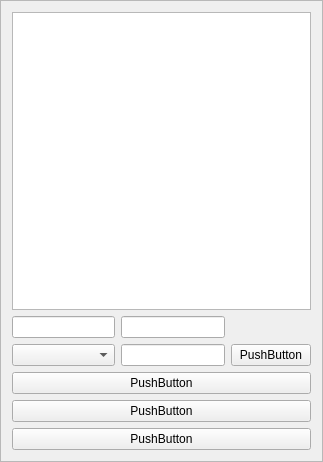
<?xml version="1.0" encoding="UTF-8"?>
<ui version="4.0">
 <class>entry_frame</class>
 <widget class="QFrame" name="entry_frame">
  <property name="geometry">
   <rect>
    <x>0</x>
    <y>0</y>
    <width>323</width>
    <height>462</height>
   </rect>
  </property>
  <property name="windowTitle">
   <string>Frame</string>
  </property>
  <property name="frameShape">
   <enum>QFrame::StyledPanel</enum>
  </property>
  <property name="frameShadow">
   <enum>QFrame::Raised</enum>
  </property>
  <layout class="QGridLayout" name="gridLayout">
   <item row="2" column="2">
    <widget class="QPushButton" name="browse_button">
     <property name="text">
      <string>PushButton</string>
     </property>
    </widget>
   </item>
   <item row="4" column="0" colspan="3">
    <widget class="QPushButton" name="load_button">
     <property name="text">
      <string>PushButton</string>
     </property>
    </widget>
   </item>
   <item row="2" column="1">
    <widget class="QLineEdit" name="value_entry"/>
   </item>
   <item row="2" column="0">
    <widget class="QComboBox" name="type_selector"/>
   </item>
   <item row="6" column="0" colspan="3">
    <widget class="QPushButton" name="finish_button">
     <property name="text">
      <string>PushButton</string>
     </property>
    </widget>
   </item>
   <item row="5" column="0" colspan="3">
    <widget class="QPushButton" name="remove_button">
     <property name="text">
      <string>PushButton</string>
     </property>
    </widget>
   </item>
   <item row="0" column="0" colspan="3">
    <widget class="QTreeView" name="list_view"/>
   </item>
   <item row="1" column="0">
    <widget class="QLineEdit" name="type_header"/>
   </item>
   <item row="1" column="1">
    <widget class="QLineEdit" name="value_header"/>
   </item>
  </layout>
 </widget>
 <resources/>
 <connections/>
</ui>
